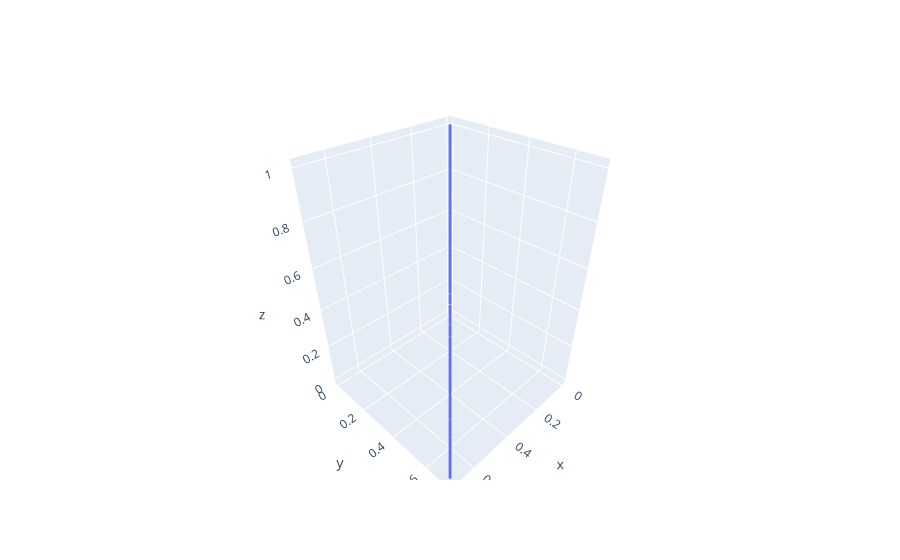

The notebook cell saved with this chart:
### Code cell
fig = go.Figure(go.Scatter3d(x=y[:,0],y=y[:,1],z=y[:,2],mode="markers", marker_size=1))
fig

### Figure 1 — Plotly figure (JSON) as saved in the notebook; plotly's stock layout.template omitted (floating-point values rounded to 4 significant figures; data arrays with more than 128 entries replaced by an {"elided": "..."} marker saying what was removed)
{"data": [{"marker": {"size": 1}, "mode": "markers", "type": "scatter3d", "x": {"elided": "1000 float values"}, "y": {"elided": "1000 float values"}, "z": {"elided": "1000 float values"}}], "layout": {}}
